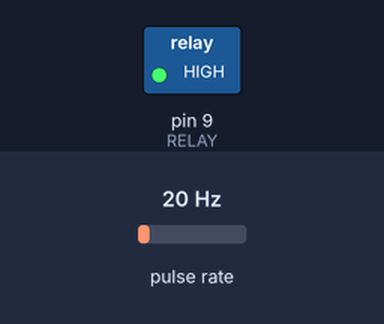
The sketch below on a simulated Arduino Uno, built with avr-gcc and run on an emulated ATmega328P. Shown: switched loads named in the sketch (green lamp = pin HIGH). Wiring (inferred from the names in the program): pulse sensor: data pin 2. Inputs (shaded band) come from the test bench; at power-on: pulse rate 20 Hz. What the sketch prints to the serial monitor is not drawn.

Above: at 30.0 s.
At 60.5 s:
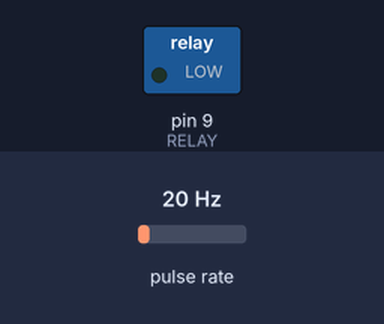
Timing chart, 0 to 79.3 s (numbered marks = the images above):
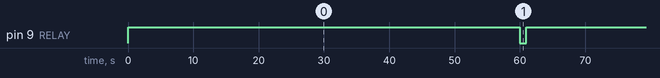

Measured:
- by itself, pin 9 (RELAY): alternates HIGH for 60.0 s and LOW for 1.0 s

The sketch:

water_pump_project.ino
```cpp
volatile int flow_frequency;
 float vol = 0.0, Min, sec;
unsigned char flowSensor = 2;
unsigned long currentTime;
unsigned long initialTime;
bool motorState = false;

#define RELAY 9

void flow(){
  flow_frequency++;
}

void setup() {
  Serial.begin(9600);
  pinMode(RELAY, OUTPUT);
  pinMode(flowSensor, INPUT);
  digitalWrite(flowSensor, HIGH);
  digitalWrite(RELAY, HIGH);
  attachInterrupt(digitalPinToInterrupt(flowSensor), flow, RISING);
  currentTime = millis();
  initialTime = currentTime;
  Serial.println("WATER PUMP PROJECT");
}

void loop() {
  currentTime = millis();
  if ((currentTime - initialTime) >= 60000 && motorState == false){
    digitalWrite(RELAY, LOW);
    motorState = true;
    initialTime = currentTime;
  }
  if((currentTime - initialTime) >= 1000 && motorState == true){
    initialTime = currentTime;
    if (flow_frequency != 0){
      Min = (flow_frequency / 7.5);
      Serial.print("Rate: ");
      Serial.print(Min);
      Serial.print(" L/min");
      sec = Min/60;
      vol = vol + sec;
      Serial.print(" Vol: ");
      Serial.print(vol);
      Serial.println(" L");
      flow_frequency = 0;
      if (vol >= 0.45){
        digitalWrite(RELAY, HIGH);
        motorState = false;
        Serial.println("IT HAS REACHED 450ML");
        vol = 0.0;
      }
    }
    else {
      digitalWrite(RELAY, HIGH);
      motorState = false;
      Serial.println("THE TANK IS EMPTY");
    }
  }

}
```
